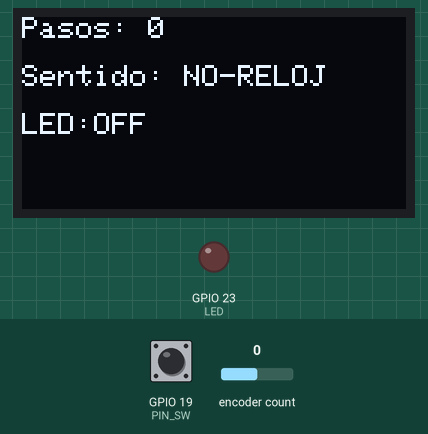
Bench run of a program on a simulated ESP32. Shown: 128×64 one-colour display, output pins drawn as LEDs (lit = HIGH). Dashed ring = blinking. The test bench sets the inputs (shaded band); at power-on: GPIO 19 (PIN_SW) HIGH, encoder count 0.

Above: at 1.2 s.
1.3 s: GPIO 19 (PIN_SW) pulled LOW for 1 s
At 1.5 s:
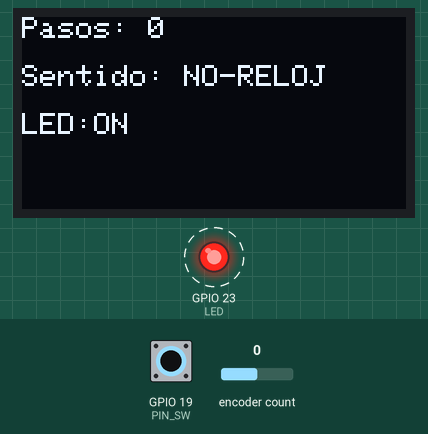
3.8 s: encoder count set to 1
At 4.6 s:
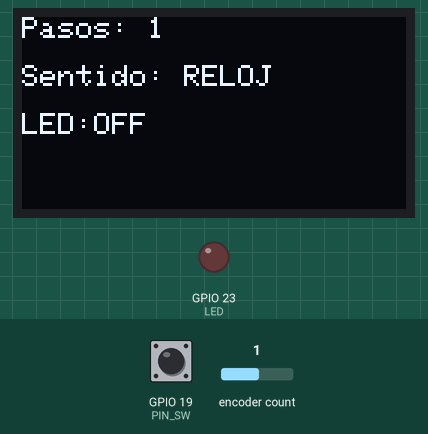
5.3 s: GPIO 19 (PIN_SW) pulled LOW for 0.15 s
At 5.9 s:
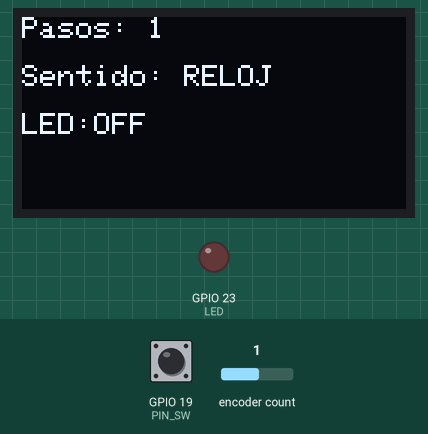
6.9 s: encoder count set to 0
At 7.4 s:
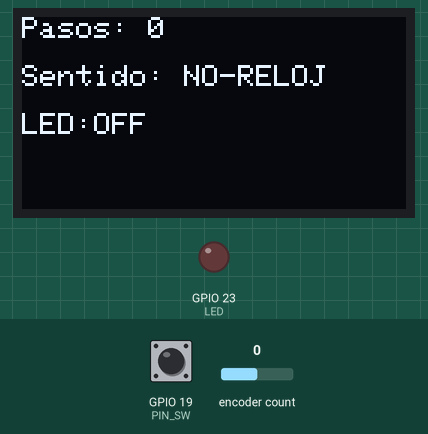
8.4 s: encoder count set to -1
At 8.9 s:
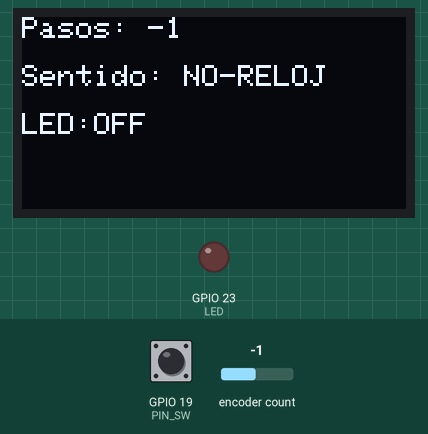
Timing chart, 0 to 10.9 s (numbered marks = the images above; inputs shaded):
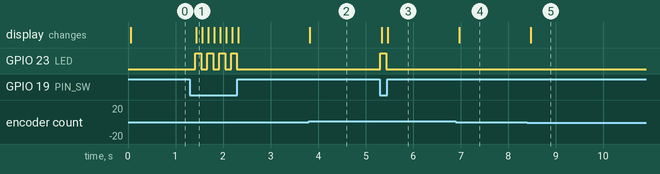

The program:

main.cpp
```cpp
#include <Arduino.h>
#include <Adafruit_SH110X.h>
#include <Wire.h>
#include <ESP32Encoder.h>

void updateEncoderDisplay(int pasos, bool sentido, bool led);

//pines: señal CkL = A, señal DT = B
const short LED = 23, PIN_A = 18, PIN_B = 5, PIN_SW = 19;

//variables:
Adafruit_SH1106G display = Adafruit_SH1106G(128, 64, &Wire, -1);
ESP32Encoder enc;
int n = 0, nAnt;
bool sentido;
bool led;

void setup() {
  // put your setup code here, to run once:
  Serial.begin(9600);
  pinMode(LED, OUTPUT);
  pinMode(PIN_SW, INPUT_PULLUP);

 //Init display:
  display.begin(0x3c, true);
  display.setTextSize(1);
  display.setTextColor(SH110X_WHITE);

  //init encoder:
  enc.attachSingleEdge(PIN_A, PIN_B);
  enc.setCount(0);
}

void loop() {
  nAnt = n;
  n = enc.getCount();

  if(n > nAnt)
    sentido = true;
  else if(n < nAnt)
    sentido = false;

  if(digitalRead(PIN_SW) == LOW){
    led = ! digitalRead(LED);
    digitalWrite(LED, led);
  }

  updateEncoderDisplay(n, sentido, led);
  delay(100);
}

void updateEncoderDisplay(int n, bool sentido, bool led){
  display.clearDisplay();
  display.setCursor(0,0);
  display.printf("Pasos: %d\n\nSentido: %s\n\nLED:%s", n, (sentido?"RELOJ":"NO-RELOJ"), (led?"ON":"OFF"));
  display.display();
}
```

Measured:
- after the input at 1.3 s, GPIO 23 (LED): alternates HIGH for 0.13 s and LOW for 0.13 s, 8 changes in all, then stays LOW, starting after 0.11 s; the display: changes after 0.14 s (image 1)
- after the input at 3.8 s, the display: changes at once (image 2)
- after the input at 5.3 s, GPIO 23 (LED): LOW → HIGH at once, → LOW 0.13 s later; the display: first changes at once (image 3 shows a later state)
- after the input at 6.9 s, the display: changes after 0.07 s (image 4)
- after the input at 8.4 s, the display: changes after 0.08 s (image 5)
